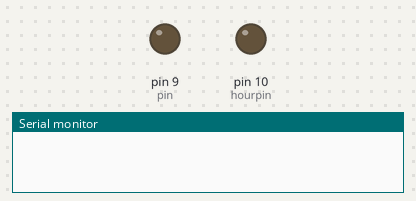
Bench run of a sketch on a simulated Arduino Uno, built with avr-gcc and run on an emulated ATmega328P. Shown: output pins drawn as LEDs (lit = HIGH), the last lines printed to the serial monitor. The local clock reads 2024-03-15 10:24:30 at power-on unless the sketch sets it.

Above: at 0.1 s.
At 3.1 s:
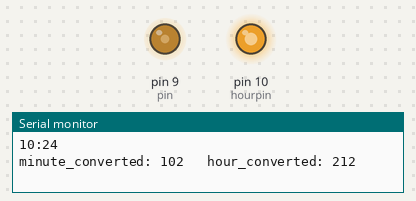
Timing chart, 0 to 94.5 s (numbered marks = the images above):
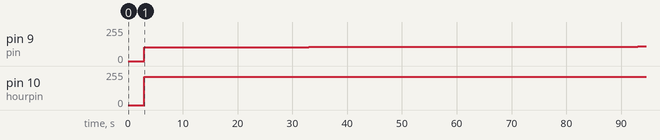

The sketch:

Clock-Final.ino
```cpp
#include "Arduino.h"
#include "uRTCLib.h"

// uRTCLib rtc;
uRTCLib rtc(0x68);

char daysOfTheWeek[7][12] = {"Sunday", "Monday", "Tuesday", "Wednesday", "Thursday", "Friday", "Saturday"};

int pin = 9;  //  PWM pin for minutes
int hourpin = 10; // PWM pin for hours
int minout = 0;
int hourout = 0;


void setDisplay(float minutes, float hours){
  //Minutes is 0-59 hours is 0-12
  if(minutes < 0 || minutes > 60){
    Serial.println("Error minutes out of range, Minutes: " + String(minutes));
    return;
  }
  if(hours < 0 || hours > 12){
    Serial.println("Error hour out of range, Hours: " + String(hours));
    hours = hours - 12;
    //return;
  }
  int minute_converted = ((minutes+0.0001)/60.0) * 255;
  int hour_converted = ((hours+0.0001)/12.0) * 255;
  analogWrite(pin, minute_converted);
  analogWrite(hourpin, hour_converted);

  Serial.print("minute_converted: ");
  Serial.print(minute_converted);
  Serial.print("   hour_converted: ");
  Serial.println(hour_converted);
}

void setup() {

 Serial.begin(9600);
 delay(3000); // wait for console opening

 URTCLIB_WIRE.begin();

 pinMode(pin, OUTPUT);

// Only use once, then disable
// rtc.set(0, 42, 16, 6, 2, 5, 15);
//  RTCLib::set(byte second, byte minute, byte hour (0-23:24-hr mode only), byte dayOfWeek (Sun = 1, Sat = 7), byte dayOfMonth (1-12), byte month, byte year)
//rtc.set(0, 20, 7, 6, 2, 2, 2024);

}

void loop() {
  rtc.refresh();

Serial.print(rtc.hour());
Serial.print(':');
Serial.print(rtc.minute());
Serial.println();

hourout = rtc.hour();
minout = rtc.minute();

setDisplay(minout, hourout);

delay(5000);

}
```

Measured:
- by itself, pin 9 (pin): 0/255 → 102/255 at 3.0 s, → 106/255 30.0 s later, → 110/255 60.0 s later
- by itself, pin 10 (hourpin): 0/255 → 212/255 at 3.0 s
